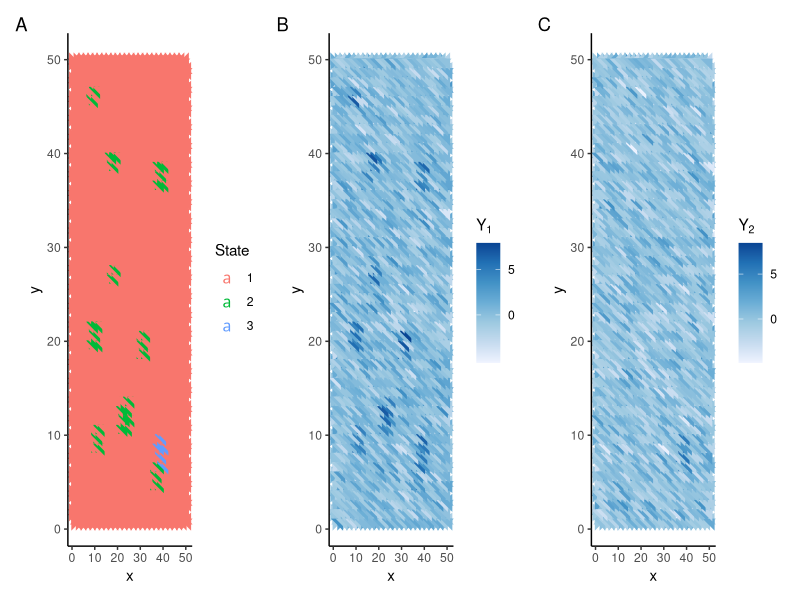

This figure's R source: (Note: this script raises an error after producing the figure.)
library(tidyverse)
library(mvtnorm)
library(patchwork)
set.seed(102)

#Generate truth
df = expand.grid(x = 1:50, y = 1:50)
df = df[df$x %% 2 + df$y %% 2 == 1,]
df$z = 1
n = nrow(df)
df$j = 1:n

df2 = df[rep(seq_len(n), 4), ] #rbind 4 times
df2$j2 = rep(1:(4*n))

shift = expand.grid(c(1/3, -1/3), c(1/3,-1/3))
shift_long = shift[rep(seq_len(4), each = n), ]

df2$x = df2$x + shift_long$Var1
df2$y = df2$y + shift_long$Var2

rect_center = sapply(1:10,function(x)df2[sample(4*n, 1) ,c("x","y")])
for(i in 1:10){
  df2$z[df2$x > unlist(rect_center[,i])[1] - 1.1 & df2$x < unlist(rect_center[,i])[1]+1.1 & df2$y > unlist(rect_center[,i])[2] - 1.1 & df2$y < unlist(rect_center[,i])[2]+1.1] = 2
}


circ_center = sample(5:45, 2, replace = T)
r = 2 #radius
s = seq(0,r,1/3) #sagitta
l = sqrt(2*(r-s)*r-(r-s)^2) #half chord length
for (i in 1:7){
  df2$z[(df2$x %in% c(circ_center[1] + c(s[i], -s[i]))) & 
         (df2$y > circ_center[2] - l[i+1]) & 
         (df2$y < circ_center[2] + l[i+1])] = 3
}

#Plot truth
p1 = ggplot(data = df2, aes(x = x, y = y))+
  geom_text(aes(color = factor(z), label = rep(c("\u25E3", "\u25E2", "\u25E4", "\u25E5"), each = 1250)), 
            size = 4, family = "Arial Unicode MS")+
  labs(color = "State")+theme_classic()+
  guides(shape = F, size = F, alpha = F)


#Generate simulated expression
set.seed(101)  
mu1 = c(0,0)
mu2 = c(5,0)
mu3 = c(5,5)
Sigma = diag(1, nrow = 2) + 1
Lambda = solve(Sigma)

df2$Y1 = NA
df2$Y2 = NA
df2[df2$z == 1,c("Y1", "Y2")] = rmvnorm(n = sum(df2$z == 1), 
                                      mean = mu1, 
                                      sigma = Sigma)
df2[df2$z == 2,c("Y1", "Y2")] = rmvnorm(n = sum(df2$z == 2), 
                                      mean = mu2, 
                                      sigma = Sigma)
df2[df2$z == 3,c("Y1", "Y2")] = rmvnorm(n = sum(df2$z == 3), 
                                      mean = mu3, 
                                      sigma = Sigma)


#Plots
p2 = ggplot(data = df2, aes(x = x, y = y))+
  geom_text(aes(color = Y1, label = rep(c("\u25E3", "\u25E2", "\u25E4", "\u25E5"), each = 1250)), 
            size = 4, family = "Arial Unicode MS")+
  labs(color = expression(Y[1]))+theme_classic()+
  scale_color_distiller(palette = "Blues", direction = 1, breaks = c(0,5)) +
  guides(shape = F, size = F)

p3 = ggplot(data = df2, aes(x = x, y = y))+
  geom_text(aes(color = Y2, label = rep(c("\u25E3", "\u25E2", "\u25E4", "\u25E5"), each = 1250)), 
            size = 4, family = "Arial Unicode MS")+
  labs(color = expression(Y[2]))+theme_classic()+
  scale_color_distiller(palette = "Blues", direction = 1, breaks = c(0,5)) +
  guides(shape = F, size = F)

p1+p2+p3 + plot_annotation(tag_levels = "A")

df2 %>%
  as.data.frame() %>%
  group_by(j) %>%
  summarise(x = mean(x), y = mean(y),
            Y1= sum(Y1), Y2 = sum(Y2)) %>%
  mutate(j2 = NA) ->
  df2sum
df2sum = as.matrix(df2sum)

#Run mcmc

deconv_sim = run_mcmc_multi(df = df2sum, gamma = 2, q = 3, d = 2,nrep = 1500)
saveRDS(deconv_sim, "data/deconv_sim_3-1.RDS")

df2sum = as.data.frame(df2sum)
df2sum$z_deconv1 = apply(deconv_sim$z[100:1500,], 2, Mode)
df2sum$z_deconv1_alpha = pmax(colMeans(deconv_sim$z[100:1500,]==1),
                           colMeans(deconv_sim$z[100:1500,]==2),
                           colMeans(deconv_sim$z[100:1500,]==3))

pnodeconv = ggplot(as.data.frame(df2sum), aes(x, y)) +
  geom_point(aes(color = factor(z_deconv1), alpha = z_deconv1_alpha), size = 4, shape = 18) +
  labs(color = "State", alpha = "Proportion", x = NULL, y = NULL) +
  guides(alpha = F) + 
  scale_alpha_continuous(limits = c(0,1), breaks = seq(0.3,1,0.1), range = c(0,1))+
  theme_classic()

#Deconvolution
deconv_sim_deconv = run_mcmc_deconv(df = df2sum, gamma = 2, q = 3, d = 2,nrep = 5000, prev = deconv_sim)
saveRDS(deconv_sim_deconv, "data/deconv2_sim_3-2.RDS")

df2 = as.data.frame(df2)
df2$z_deconv2 = apply(deconv_sim_deconv$z[1000:5000,], 2, Mode)
df2$z_deconv2_alpha = pmax(colMeans(deconv_sim_deconv$z[1000:5000,]==1),
                              colMeans(deconv_sim_deconv$z[1000:5000,]==2),
                              colMeans(deconv_sim_deconv$z[1000:5000,]==3))


ggplot(data = as.data.frame(df2), aes(x = x, y = y))+
  geom_text(aes(color = factor(z_deconv2), label = rep(c("\u25E3", "\u25E2", "\u25E4", "\u25E5"), each = 1250),
                alpha = z_deconv2_alpha), size = 4, family = "Arial Unicode MS")+
  scale_alpha_continuous(limits = c(0,1), breaks = seq(0.2,1,0.1), range = c(0,1))+
  labs(color = "State")+theme_classic()+
  guides(shape = F, size = F, alpha = F)

plot(deconv_sim_deconv$mu[,1], type = "l", ylab = "mu1")
plot(deconv_sim_deconv$mu[,3], type = "l", ylab = "mu1")
plot(sapply(df_sim_Y,"[[", 8), type = "l")
lines(sapply(df_sim_Y,"[[", 8+1250*1), type = "l", col = "red")
lines(sapply(df_sim_Y,"[[", 8+1250*2), type = "l", col = "blue")
lines(sapply(df_sim_Y,"[[", 8+1250*3), type = "l", col = "green")
pdeconv = ggplot(data = as.data.frame(df2), aes(x = x, y = y))+
  geom_text(aes(color = factor(zmode), label = rep(c("\u25E3", "\u25E2", "\u25E4", "\u25E5"), each = 1250),
                alpha = zalpha), size = 4, family = "Arial Unicode MS")+
  scale_alpha_continuous(limits = c(0,1), breaks = seq(0.2,1,0.1), range = c(0,1))+
  labs(color = "State")+theme_classic()+
  guides(shape = F, size = F, alpha = F)
plot(df_sim_mu[,4], type = "l")
plot(sapply(df_sim_lambda,"[[", 1), type = "l")
plot(sapply(df_sim_Y,"[[", 1), type = "l")
zmode=apply(df_sim_z[100:500,], 2, Mode)
zalpha=pmax(colMeans(df_sim_z[100:500,]==1),
            colMeans(df_sim_z[100:500,]==2),
            colMeans(df_sim_z[100:050,]==3))
plotY1 = ggplot(data = as.data.frame(df2), aes(x = x, y = y))+
  geom_text(aes(color = ifelse(Y1>5,5,ifelse(Y1<0,0, Y1)), label = rep(c("\u25E3", "\u25E2", "\u25E4", "\u25E5"), each = 1250),
                alpha = 1), size = 4, family = "Arial Unicode MS")+
  scale_alpha_continuous(limits = c(0,1), breaks = seq(0.2,1,0.1), range = c(0,1))+
  labs(color = "Y1")+theme_classic()+
  guides(shape = F, size = F, alpha = F)

plotY2 = ggplot(data = as.data.frame(df2), aes(x = x, y = y))+
  geom_text(aes(color = ifelse(Y2>5,5,ifelse(Y2<0,0, Y2)), label = rep(c("\u25E3", "\u25E2", "\u25E4", "\u25E5"), each = 1250),
                alpha = 1), size = 4, family = "Arial Unicode MS")+
  scale_alpha_continuous(limits = c(0,1), breaks = seq(0.2,1,0.1), range = c(0,1))+
  labs(color = "Y2")+theme_classic()+
  guides(shape = F, size = F, alpha = F)

plotY1 = ggplot(data = as.data.frame(df2), aes(x = x, y = y))+
  geom_text(aes(color = Y1, label = rep(c("\u25E3", "\u25E2", "\u25E4", "\u25E5"), each = 1250),
                alpha = 1), size = 4, family = "Arial Unicode MS")+
  scale_alpha_continuous(limits = c(0,1), breaks = seq(0.2,1,0.1), range = c(0,1))+
  labs(color = "Y1")+theme_classic()+
  guides(shape = F, size = F, alpha = F)

plotY2 = ggplot(data = as.data.frame(df2), aes(x = x, y = y))+
  geom_text(aes(color = Y2, label = rep(c("\u25E3", "\u25E2", "\u25E4", "\u25E5"), each = 1250),
                alpha = 1), size = 4, family = "Arial Unicode MS")+
  scale_alpha_continuous(limits = c(0,1), breaks = seq(0.2,1,0.1), range = c(0,1))+
  labs(color = "Y2")+theme_classic()+
  guides(shape = F, size = F, alpha = F)
